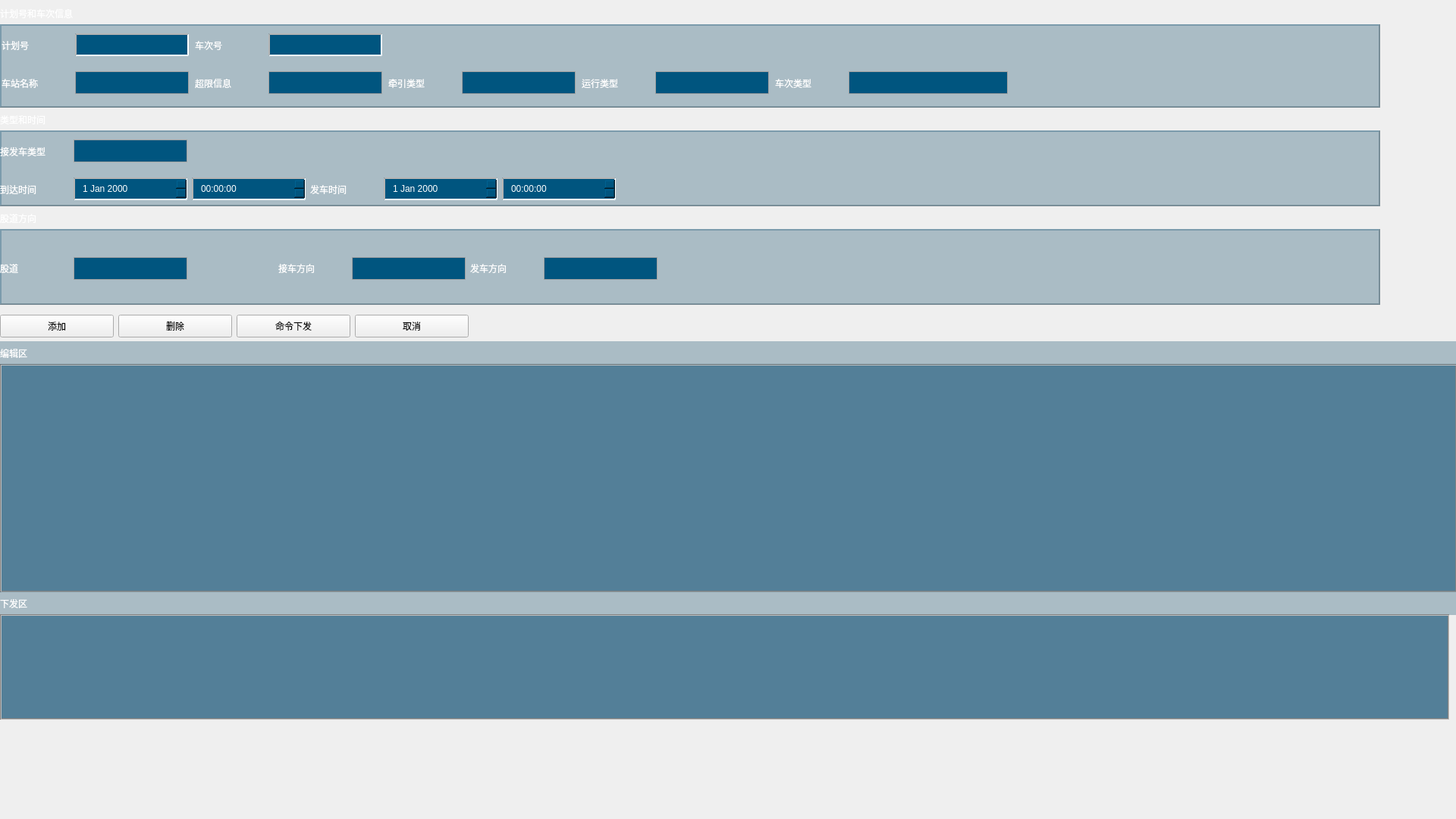
<?xml version="1.0" encoding="UTF-8"?>
<ui version="4.0">
 <class>jsj_jhxfdlg</class>
 <widget class="QWidget" name="jsj_jhxfdlg">
  <property name="geometry">
   <rect>
    <x>0</x>
    <y>0</y>
    <width>1920</width>
    <height>1080</height>
   </rect>
  </property>
  <property name="minimumSize">
   <size>
    <width>1920</width>
    <height>1080</height>
   </size>
  </property>
  <property name="windowTitle">
   <string>Form</string>
  </property>
  <property name="styleSheet">
   <string notr="true">QTimeEdit{
	background-color: rgb(0, 85, 127);
	padding-left: 8px;
	border-top:2px inset rgb(180, 180, 180);
	border-left:2px inset rgb(180, 180, 180);
	border-bottom:2px inset rgb(240, 240, 240);
	border-right:2px inset rgb(240, 240, 240);
	color: rgb(255, 255, 255);
	font: 14pt &quot;黑体&quot;;
}
QPushButton{
	font: 14pt &quot;黑体&quot;;
	border-image: url(:/Pictures/Normal.png);
}
QPushButton:hover{border-image: url(:/Pictures/hover.png);
                       color:rgb(0,255，255);
}
QPushButton:pressed{
	border-image: url(:/Pictures/press.png);                 ;
}
QLineEdit{
		background-color: rgb(0, 85, 127);
	padding-left: 8px;
	border-top:2px inset rgb(180, 180, 180);
	border-left:2px inset rgb(180, 180, 180);
	border-bottom:2px inset rgb(240, 240, 240);
	border-right:2px inset rgb(240, 240, 240);
	font: 13pt &quot;黑体&quot;;
color: rgb(255, 255, 255);
}

QComboBox{
	font: 14pt &quot;黑体&quot;;
	color: rgb(255, 255, 255);
	background-color: rgb(0, 85, 127);
	border: 1px solid #A0A0A0; /* 边框宽度为1px，颜色为#A0A0A0 */
}
QComboBox::down-arrow {

image:url(:/new/jsj/rc/新增/下拉箭头.png);

 }

 QComboBox::drop-down {

     border:none;

 padding-right:4px;

 }

QComboBox QAbstractItemView{

  outline:0px;

color:rgb(220,220,220);

background-color:rgb(37,86,159);

border:1px solid rgba(143,211,249,127);

border-bottom-right-radius:4px;

border-bottom-left-radius:4px;

 }

QComboBox QAbstractItemView::item{

height:26px;

background-color:rgba(143,211,249,38);

 }

 QComboBox QAbstractItemView::item:selected{

background-color:rgb(26,138,219);
 }
QDateEdit{
	background-color: rgb(0, 85, 127);
	padding-left: 8px;
	border-top:2px inset rgb(180, 180, 180);
	border-left:2px inset rgb(180, 180, 180);
	border-bottom:2px inset rgb(240, 240, 240);
	border-right:2px inset rgb(240, 240, 240);
color: rgb(255, 255, 255);
	font: 13pt &quot;黑体&quot;;
}
QComboBox:!enabled{
	background-color: rgb(240, 240, 240);
	padding-left: 8px;
	border-top:2px inset rgb(180, 180, 180);
	border-left:2px inset rgb(180, 180, 180);
	border-bottom:2px inset rgb(240, 240, 240);
	border-right:2px inset rgb(240, 240, 240);
	font: 10pt &quot;黑体&quot;;
}
QLabel{
	color: rgb(255, 255, 255);
font: 14pt &quot;黑体&quot;;
}</string>
  </property>
  <widget class="QWidget" name="layoutWidget">
   <property name="geometry">
    <rect>
     <x>0</x>
     <y>150</y>
     <width>1822</width>
     <height>124</height>
    </rect>
   </property>
   <layout class="QVBoxLayout" name="verticalLayout_2">
    <item>
     <widget class="QLabel" name="label_2">
      <property name="minimumSize">
       <size>
        <width>151</width>
        <height>16</height>
       </size>
      </property>
      <property name="maximumSize">
       <size>
        <width>151</width>
        <height>16</height>
       </size>
      </property>
      <property name="styleSheet">
       <string notr="true">font: 14pt &quot;黑体&quot;;</string>
      </property>
      <property name="text">
       <string>类型和时间</string>
      </property>
     </widget>
    </item>
    <item>
     <widget class="QFrame" name="frame_2">
      <property name="minimumSize">
       <size>
        <width>1820</width>
        <height>100</height>
       </size>
      </property>
      <property name="maximumSize">
       <size>
        <width>1820</width>
        <height>100</height>
       </size>
      </property>
      <property name="styleSheet">
       <string notr="true">QFrame#frame_2{
	background-color: rgba(18, 75, 105, 80);
}</string>
      </property>
      <property name="frameShape">
       <enum>QFrame::WinPanel</enum>
      </property>
      <property name="frameShadow">
       <enum>QFrame::Raised</enum>
      </property>
      <property name="lineWidth">
       <number>2</number>
      </property>
      <widget class="QWidget" name="layoutWidget">
       <property name="geometry">
        <rect>
         <x>0</x>
         <y>10</y>
         <width>506</width>
         <height>35</height>
        </rect>
       </property>
       <layout class="QHBoxLayout" name="horizontalLayout_12">
        <item>
         <layout class="QHBoxLayout" name="horizontalLayout_10">
          <item>
           <widget class="QLabel" name="label_11">
            <property name="minimumSize">
             <size>
              <width>91</width>
              <height>31</height>
             </size>
            </property>
            <property name="maximumSize">
             <size>
              <width>91</width>
              <height>31</height>
             </size>
            </property>
            <property name="styleSheet">
             <string notr="true">font: 13pt &quot;黑体&quot;;</string>
            </property>
            <property name="text">
             <string>接发车类型</string>
            </property>
           </widget>
          </item>
          <item>
           <widget class="QComboBox" name="jfc_TypeCombo">
            <property name="minimumSize">
             <size>
              <width>150</width>
              <height>30</height>
             </size>
            </property>
            <property name="maximumSize">
             <size>
              <width>150</width>
              <height>30</height>
             </size>
            </property>
            <property name="styleSheet">
             <string notr="true"/>
            </property>
           </widget>
          </item>
          <item>
           <spacer name="horizontalSpacer_2">
            <property name="orientation">
             <enum>Qt::Horizontal</enum>
            </property>
            <property name="sizeHint" stdset="0">
             <size>
              <width>40</width>
              <height>20</height>
             </size>
            </property>
           </spacer>
          </item>
         </layout>
        </item>
       </layout>
      </widget>
      <widget class="QWidget" name="layoutWidget">
       <property name="geometry">
        <rect>
         <x>0</x>
         <y>60</y>
         <width>1061</width>
         <height>35</height>
        </rect>
       </property>
       <layout class="QHBoxLayout" name="horizontalLayout_15">
        <item>
         <layout class="QHBoxLayout" name="horizontalLayout_14">
          <item>
           <widget class="QLabel" name="label_14">
            <property name="minimumSize">
             <size>
              <width>91</width>
              <height>31</height>
             </size>
            </property>
            <property name="maximumSize">
             <size>
              <width>91</width>
              <height>31</height>
             </size>
            </property>
            <property name="styleSheet">
             <string notr="true">font: 13pt &quot;黑体&quot;;</string>
            </property>
            <property name="text">
             <string>到达时间</string>
            </property>
           </widget>
          </item>
          <item>
           <widget class="QDateEdit" name="arrive_">
            <property name="enabled">
             <bool>false</bool>
            </property>
            <property name="minimumSize">
             <size>
              <width>150</width>
              <height>30</height>
             </size>
            </property>
            <property name="maximumSize">
             <size>
              <width>150</width>
              <height>30</height>
             </size>
            </property>
           </widget>
          </item>
          <item>
           <widget class="QTimeEdit" name="timeEdit_2">
            <property name="minimumSize">
             <size>
              <width>150</width>
              <height>30</height>
             </size>
            </property>
            <property name="maximumSize">
             <size>
              <width>150</width>
              <height>30</height>
             </size>
            </property>
           </widget>
          </item>
         </layout>
        </item>
        <item>
         <layout class="QHBoxLayout" name="horizontalLayout_13">
          <item>
           <widget class="QLabel" name="label_13">
            <property name="minimumSize">
             <size>
              <width>91</width>
              <height>31</height>
             </size>
            </property>
            <property name="maximumSize">
             <size>
              <width>91</width>
              <height>31</height>
             </size>
            </property>
            <property name="styleSheet">
             <string notr="true">font: 13pt &quot;黑体&quot;;</string>
            </property>
            <property name="text">
             <string>发车时间</string>
            </property>
           </widget>
          </item>
          <item>
           <widget class="QDateEdit" name="fachetime_">
            <property name="enabled">
             <bool>false</bool>
            </property>
            <property name="minimumSize">
             <size>
              <width>150</width>
              <height>30</height>
             </size>
            </property>
            <property name="maximumSize">
             <size>
              <width>150</width>
              <height>30</height>
             </size>
            </property>
           </widget>
          </item>
          <item>
           <widget class="QTimeEdit" name="timeEdit">
            <property name="minimumSize">
             <size>
              <width>150</width>
              <height>30</height>
             </size>
            </property>
            <property name="maximumSize">
             <size>
              <width>150</width>
              <height>30</height>
             </size>
            </property>
           </widget>
          </item>
          <item>
           <spacer name="horizontalSpacer">
            <property name="orientation">
             <enum>Qt::Horizontal</enum>
            </property>
            <property name="sizeHint" stdset="0">
             <size>
              <width>40</width>
              <height>20</height>
             </size>
            </property>
           </spacer>
          </item>
         </layout>
        </item>
       </layout>
      </widget>
     </widget>
    </item>
   </layout>
  </widget>
  <widget class="QWidget" name="layoutWidget">
   <property name="geometry">
    <rect>
     <x>0</x>
     <y>10</y>
     <width>1822</width>
     <height>134</height>
    </rect>
   </property>
   <layout class="QVBoxLayout" name="verticalLayout">
    <item>
     <widget class="QLabel" name="label">
      <property name="minimumSize">
       <size>
        <width>171</width>
        <height>16</height>
       </size>
      </property>
      <property name="maximumSize">
       <size>
        <width>171</width>
        <height>16</height>
       </size>
      </property>
      <property name="styleSheet">
       <string notr="true">font: 14pt &quot;黑体&quot;;</string>
      </property>
      <property name="text">
       <string>计划号和车次信息</string>
      </property>
     </widget>
    </item>
    <item>
     <widget class="QFrame" name="frame_3">
      <property name="minimumSize">
       <size>
        <width>1820</width>
        <height>110</height>
       </size>
      </property>
      <property name="maximumSize">
       <size>
        <width>1820</width>
        <height>110</height>
       </size>
      </property>
      <property name="styleSheet">
       <string notr="true">QFrame#frame_3{
	background-color: rgba(18, 75, 105, 80);
}</string>
      </property>
      <property name="frameShape">
       <enum>QFrame::WinPanel</enum>
      </property>
      <property name="frameShadow">
       <enum>QFrame::Raised</enum>
      </property>
      <property name="lineWidth">
       <number>2</number>
      </property>
      <widget class="QWidget" name="layoutWidget">
       <property name="geometry">
        <rect>
         <x>0</x>
         <y>60</y>
         <width>1331</width>
         <height>35</height>
        </rect>
       </property>
       <layout class="QHBoxLayout" name="horizontalLayout_9">
        <item>
         <layout class="QHBoxLayout" name="horizontalLayout_4">
          <item>
           <widget class="QLabel" name="label_6">
            <property name="minimumSize">
             <size>
              <width>91</width>
              <height>31</height>
             </size>
            </property>
            <property name="maximumSize">
             <size>
              <width>91</width>
              <height>31</height>
             </size>
            </property>
            <property name="styleSheet">
             <string notr="true">font: 13pt &quot;黑体&quot;;</string>
            </property>
            <property name="text">
             <string>车站名称</string>
            </property>
           </widget>
          </item>
          <item>
           <widget class="QComboBox" name="ChezhanCombo">
            <property name="minimumSize">
             <size>
              <width>150</width>
              <height>30</height>
             </size>
            </property>
            <property name="maximumSize">
             <size>
              <width>150</width>
              <height>30</height>
             </size>
            </property>
            <property name="styleSheet">
             <string notr="true"/>
            </property>
           </widget>
          </item>
         </layout>
        </item>
        <item>
         <layout class="QHBoxLayout" name="horizontalLayout_5">
          <item>
           <widget class="QLabel" name="label_7">
            <property name="minimumSize">
             <size>
              <width>91</width>
              <height>31</height>
             </size>
            </property>
            <property name="maximumSize">
             <size>
              <width>91</width>
              <height>31</height>
             </size>
            </property>
            <property name="styleSheet">
             <string notr="true">font: 13pt &quot;黑体&quot;;</string>
            </property>
            <property name="text">
             <string>超限信息</string>
            </property>
           </widget>
          </item>
          <item>
           <widget class="QComboBox" name="cx_combo">
            <property name="minimumSize">
             <size>
              <width>150</width>
              <height>30</height>
             </size>
            </property>
            <property name="maximumSize">
             <size>
              <width>150</width>
              <height>30</height>
             </size>
            </property>
            <property name="styleSheet">
             <string notr="true"/>
            </property>
           </widget>
          </item>
         </layout>
        </item>
        <item>
         <layout class="QHBoxLayout" name="horizontalLayout_6">
          <item>
           <widget class="QLabel" name="label_8">
            <property name="minimumSize">
             <size>
              <width>91</width>
              <height>31</height>
             </size>
            </property>
            <property name="maximumSize">
             <size>
              <width>91</width>
              <height>31</height>
             </size>
            </property>
            <property name="styleSheet">
             <string notr="true">font: 13pt &quot;黑体&quot;;</string>
            </property>
            <property name="text">
             <string>牵引类型</string>
            </property>
           </widget>
          </item>
          <item>
           <widget class="QComboBox" name="qytype_Combo">
            <property name="minimumSize">
             <size>
              <width>150</width>
              <height>30</height>
             </size>
            </property>
            <property name="maximumSize">
             <size>
              <width>150</width>
              <height>30</height>
             </size>
            </property>
            <property name="styleSheet">
             <string notr="true"/>
            </property>
           </widget>
          </item>
         </layout>
        </item>
        <item>
         <layout class="QHBoxLayout" name="horizontalLayout_7">
          <item>
           <widget class="QLabel" name="label_9">
            <property name="minimumSize">
             <size>
              <width>91</width>
              <height>31</height>
             </size>
            </property>
            <property name="maximumSize">
             <size>
              <width>91</width>
              <height>31</height>
             </size>
            </property>
            <property name="styleSheet">
             <string notr="true">font: 13pt &quot;黑体&quot;;</string>
            </property>
            <property name="text">
             <string>运行类型</string>
            </property>
           </widget>
          </item>
          <item>
           <widget class="QComboBox" name="yxlx_Combo">
            <property name="minimumSize">
             <size>
              <width>150</width>
              <height>30</height>
             </size>
            </property>
            <property name="maximumSize">
             <size>
              <width>150</width>
              <height>30</height>
             </size>
            </property>
            <property name="styleSheet">
             <string notr="true"/>
            </property>
           </widget>
          </item>
         </layout>
        </item>
        <item>
         <layout class="QHBoxLayout" name="horizontalLayout_8">
          <item>
           <widget class="QLabel" name="label_10">
            <property name="minimumSize">
             <size>
              <width>91</width>
              <height>31</height>
             </size>
            </property>
            <property name="maximumSize">
             <size>
              <width>91</width>
              <height>31</height>
             </size>
            </property>
            <property name="styleSheet">
             <string notr="true">font: 13pt &quot;黑体&quot;;</string>
            </property>
            <property name="text">
             <string>车次类型</string>
            </property>
           </widget>
          </item>
          <item>
           <widget class="QComboBox" name="CCLX_Combo">
            <property name="minimumSize">
             <size>
              <width>210</width>
              <height>30</height>
             </size>
            </property>
            <property name="maximumSize">
             <size>
              <width>210</width>
              <height>30</height>
             </size>
            </property>
            <property name="styleSheet">
             <string notr="true"/>
            </property>
           </widget>
          </item>
         </layout>
        </item>
       </layout>
      </widget>
      <widget class="QWidget" name="layoutWidget">
       <property name="geometry">
        <rect>
         <x>0</x>
         <y>10</y>
         <width>506</width>
         <height>35</height>
        </rect>
       </property>
       <layout class="QHBoxLayout" name="horizontalLayout_3">
        <item>
         <layout class="QHBoxLayout" name="horizontalLayout">
          <item>
           <widget class="QLabel" name="label_4">
            <property name="minimumSize">
             <size>
              <width>91</width>
              <height>31</height>
             </size>
            </property>
            <property name="maximumSize">
             <size>
              <width>91</width>
              <height>31</height>
             </size>
            </property>
            <property name="styleSheet">
             <string notr="true">font: 13pt &quot;黑体&quot;;</string>
            </property>
            <property name="text">
             <string>计划号</string>
            </property>
           </widget>
          </item>
          <item>
           <widget class="QLineEdit" name="JIhuaNumber_Edit">
            <property name="minimumSize">
             <size>
              <width>150</width>
              <height>30</height>
             </size>
            </property>
            <property name="maximumSize">
             <size>
              <width>150</width>
              <height>30</height>
             </size>
            </property>
           </widget>
          </item>
         </layout>
        </item>
        <item>
         <layout class="QHBoxLayout" name="horizontalLayout_2">
          <item>
           <widget class="QLabel" name="label_5">
            <property name="minimumSize">
             <size>
              <width>91</width>
              <height>31</height>
             </size>
            </property>
            <property name="maximumSize">
             <size>
              <width>91</width>
              <height>31</height>
             </size>
            </property>
            <property name="styleSheet">
             <string notr="true">font: 13pt &quot;黑体&quot;;</string>
            </property>
            <property name="text">
             <string>车次号</string>
            </property>
           </widget>
          </item>
          <item>
           <widget class="QLineEdit" name="checi_Edit">
            <property name="minimumSize">
             <size>
              <width>150</width>
              <height>30</height>
             </size>
            </property>
            <property name="maximumSize">
             <size>
              <width>150</width>
              <height>30</height>
             </size>
            </property>
           </widget>
          </item>
         </layout>
        </item>
       </layout>
      </widget>
     </widget>
    </item>
   </layout>
  </widget>
  <widget class="QWidget" name="layoutWidget">
   <property name="geometry">
    <rect>
     <x>0</x>
     <y>280</y>
     <width>1822</width>
     <height>124</height>
    </rect>
   </property>
   <layout class="QVBoxLayout" name="verticalLayout_3">
    <item>
     <widget class="QLabel" name="label_3">
      <property name="minimumSize">
       <size>
        <width>171</width>
        <height>16</height>
       </size>
      </property>
      <property name="maximumSize">
       <size>
        <width>171</width>
        <height>16</height>
       </size>
      </property>
      <property name="styleSheet">
       <string notr="true">font: 14pt &quot;黑体&quot;;</string>
      </property>
      <property name="text">
       <string>股道方向</string>
      </property>
     </widget>
    </item>
    <item>
     <widget class="QFrame" name="frame">
      <property name="minimumSize">
       <size>
        <width>1820</width>
        <height>100</height>
       </size>
      </property>
      <property name="maximumSize">
       <size>
        <width>1820</width>
        <height>100</height>
       </size>
      </property>
      <property name="styleSheet">
       <string notr="true">QFrame#frame{
	background-color: rgba(18, 75, 105, 80);
}</string>
      </property>
      <property name="frameShape">
       <enum>QFrame::WinPanel</enum>
      </property>
      <property name="frameShadow">
       <enum>QFrame::Raised</enum>
      </property>
      <property name="lineWidth">
       <number>2</number>
      </property>
      <widget class="QWidget" name="layoutWidget">
       <property name="geometry">
        <rect>
         <x>0</x>
         <y>30</y>
         <width>867</width>
         <height>44</height>
        </rect>
       </property>
       <layout class="QHBoxLayout" name="horizontalLayout_19">
        <item>
         <layout class="QHBoxLayout" name="horizontalLayout_16">
          <item>
           <widget class="QLabel" name="label_15">
            <property name="minimumSize">
             <size>
              <width>91</width>
              <height>31</height>
             </size>
            </property>
            <property name="maximumSize">
             <size>
              <width>91</width>
              <height>31</height>
             </size>
            </property>
            <property name="styleSheet">
             <string notr="true">font: 13pt &quot;黑体&quot;;</string>
            </property>
            <property name="text">
             <string>股道</string>
            </property>
           </widget>
          </item>
          <item>
           <widget class="QComboBox" name="gudaoCombo">
            <property name="minimumSize">
             <size>
              <width>150</width>
              <height>30</height>
             </size>
            </property>
            <property name="maximumSize">
             <size>
              <width>150</width>
              <height>30</height>
             </size>
            </property>
            <property name="styleSheet">
             <string notr="true"/>
            </property>
           </widget>
          </item>
         </layout>
        </item>
        <item>
         <spacer name="horizontalSpacer_3">
          <property name="orientation">
           <enum>Qt::Horizontal</enum>
          </property>
          <property name="sizeHint" stdset="0">
           <size>
            <width>40</width>
            <height>20</height>
           </size>
          </property>
         </spacer>
        </item>
        <item>
         <layout class="QHBoxLayout" name="horizontalLayout_17">
          <item>
           <widget class="QLabel" name="label_16">
            <property name="minimumSize">
             <size>
              <width>91</width>
              <height>31</height>
             </size>
            </property>
            <property name="maximumSize">
             <size>
              <width>91</width>
              <height>31</height>
             </size>
            </property>
            <property name="styleSheet">
             <string notr="true">font: 13pt &quot;黑体&quot;;</string>
            </property>
            <property name="text">
             <string>接车方向</string>
            </property>
           </widget>
          </item>
          <item>
           <widget class="QComboBox" name="jcfx_combo">
            <property name="minimumSize">
             <size>
              <width>150</width>
              <height>30</height>
             </size>
            </property>
            <property name="maximumSize">
             <size>
              <width>150</width>
              <height>30</height>
             </size>
            </property>
            <property name="styleSheet">
             <string notr="true"/>
            </property>
           </widget>
          </item>
         </layout>
        </item>
        <item>
         <layout class="QHBoxLayout" name="horizontalLayout_18">
          <item>
           <widget class="QLabel" name="label_17">
            <property name="minimumSize">
             <size>
              <width>91</width>
              <height>31</height>
             </size>
            </property>
            <property name="maximumSize">
             <size>
              <width>91</width>
              <height>31</height>
             </size>
            </property>
            <property name="styleSheet">
             <string notr="true">font: 13pt &quot;黑体&quot;;</string>
            </property>
            <property name="text">
             <string>发车方向</string>
            </property>
           </widget>
          </item>
          <item>
           <widget class="QComboBox" name="fcfx_combo">
            <property name="minimumSize">
             <size>
              <width>150</width>
              <height>30</height>
             </size>
            </property>
            <property name="maximumSize">
             <size>
              <width>150</width>
              <height>30</height>
             </size>
            </property>
            <property name="styleSheet">
             <string notr="true"/>
            </property>
           </widget>
          </item>
         </layout>
        </item>
       </layout>
      </widget>
     </widget>
    </item>
   </layout>
  </widget>
  <widget class="QWidget" name="horizontalLayoutWidget">
   <property name="geometry">
    <rect>
     <x>0</x>
     <y>410</y>
     <width>620</width>
     <height>41</height>
    </rect>
   </property>
   <layout class="QHBoxLayout" name="horizontalLayout_11">
    <item>
     <widget class="QPushButton" name="AddButton">
      <property name="minimumSize">
       <size>
        <width>150</width>
        <height>30</height>
       </size>
      </property>
      <property name="maximumSize">
       <size>
        <width>150</width>
        <height>30</height>
       </size>
      </property>
      <property name="cursor">
       <cursorShape>OpenHandCursor</cursorShape>
      </property>
      <property name="styleSheet">
       <string notr="true"/>
      </property>
      <property name="text">
       <string>添加</string>
      </property>
     </widget>
    </item>
    <item>
     <widget class="QPushButton" name="DelBtn">
      <property name="minimumSize">
       <size>
        <width>150</width>
        <height>30</height>
       </size>
      </property>
      <property name="maximumSize">
       <size>
        <width>150</width>
        <height>30</height>
       </size>
      </property>
      <property name="cursor">
       <cursorShape>OpenHandCursor</cursorShape>
      </property>
      <property name="text">
       <string>删除</string>
      </property>
     </widget>
    </item>
    <item>
     <widget class="QPushButton" name="MLXFBtn">
      <property name="minimumSize">
       <size>
        <width>150</width>
        <height>30</height>
       </size>
      </property>
      <property name="maximumSize">
       <size>
        <width>150</width>
        <height>30</height>
       </size>
      </property>
      <property name="cursor">
       <cursorShape>OpenHandCursor</cursorShape>
      </property>
      <property name="text">
       <string>命令下发</string>
      </property>
     </widget>
    </item>
    <item>
     <widget class="QPushButton" name="cancleBtn">
      <property name="minimumSize">
       <size>
        <width>150</width>
        <height>30</height>
       </size>
      </property>
      <property name="maximumSize">
       <size>
        <width>150</width>
        <height>30</height>
       </size>
      </property>
      <property name="cursor">
       <cursorShape>OpenHandCursor</cursorShape>
      </property>
      <property name="text">
       <string>取消</string>
      </property>
     </widget>
    </item>
   </layout>
  </widget>
  <widget class="QTableView" name="tableView">
   <property name="geometry">
    <rect>
     <x>0</x>
     <y>480</y>
     <width>1921</width>
     <height>301</height>
    </rect>
   </property>
   <property name="styleSheet">
    <string notr="true">QTableView {
    color: white;                                       /*表格内文字颜色*/
    gridline-color: black;                              /*表格内框颜色*/
	font: 15pt &quot;黑体&quot;;
    background-color: rgba(18, 81, 116, 180);               /*表格内背景色*/
    alternate-background-color: rgb(64, 64, 64);
    selection-color: white;                             /*选中区域的文字颜色*/
    selection-background-color: rgb(77, 77, 77);        /*选中区域的背景色*/
    border: 2px groove gray;
    border-radius: 0px;
    padding: 2px 4px;
}</string>
   </property>
  </widget>
  <widget class="QLabel" name="label_12">
   <property name="geometry">
    <rect>
     <x>0</x>
     <y>450</y>
     <width>1921</width>
     <height>31</height>
    </rect>
   </property>
   <property name="styleSheet">
    <string notr="true">	background-color: rgba(18, 75, 105, 80);</string>
   </property>
   <property name="text">
    <string>编辑区</string>
   </property>
  </widget>
  <widget class="QLabel" name="label_18">
   <property name="geometry">
    <rect>
     <x>0</x>
     <y>780</y>
     <width>1921</width>
     <height>31</height>
    </rect>
   </property>
   <property name="styleSheet">
    <string notr="true">	background-color: rgba(18, 75, 105, 80);</string>
   </property>
   <property name="text">
    <string>下发区</string>
   </property>
  </widget>
  <widget class="QTableView" name="tableView_2">
   <property name="geometry">
    <rect>
     <x>0</x>
     <y>810</y>
     <width>1911</width>
     <height>139</height>
    </rect>
   </property>
   <property name="styleSheet">
    <string notr="true">QTableView {
    color: white;                                       /*表格内文字颜色*/
    gridline-color: black;                              /*表格内框颜色*/
	font: 15pt &quot;黑体&quot;;
    background-color: rgba(18, 81, 116, 180);               /*表格内背景色*/
    alternate-background-color: rgb(64, 64, 64);
    selection-color: white;                             /*选中区域的文字颜色*/
    selection-background-color: rgb(77, 77, 77);        /*选中区域的背景色*/
    border: 2px groove gray;
    border-radius: 0px;
    padding: 2px 4px;
}</string>
   </property>
  </widget>
 </widget>
 <resources/>
 <connections/>
</ui>
